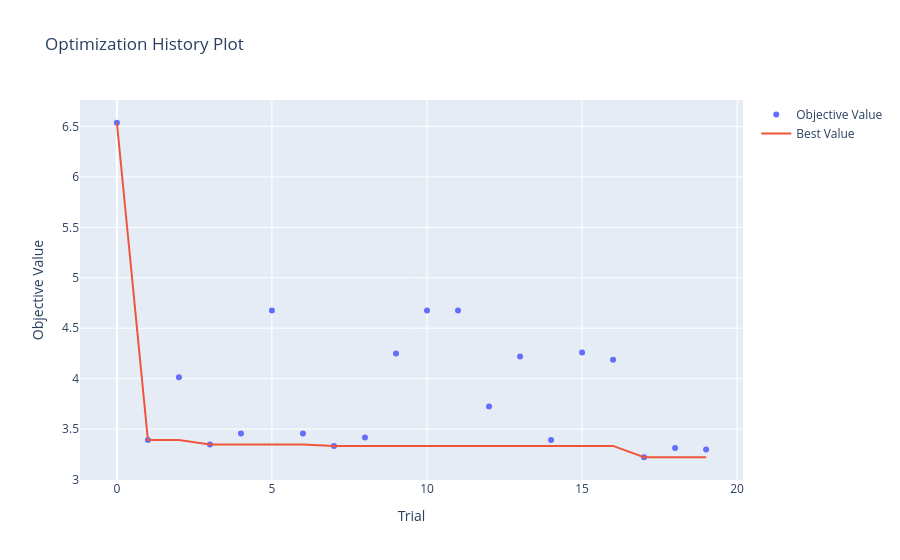

Write notebook code for a chart like this one.
### Code cell
from optuna.visualization import plot_optimization_history
plot_optimization_history(study)

### Figure 1 — Plotly figure (JSON) as saved in the notebook; plotly's stock layout.template omitted (floating-point values rounded to 4 significant figures)
{"data": [{"mode": "markers", "name": "Objective Value", "type": "scatter", "x": [0, 1, 2, 3, 4, 5, 6, 7, 8, 9, 10, 11, 12, 13, 14, 15, 16, 17, 18, 19], "y": [6.536, 3.392, 4.014, 3.347, 3.458, 4.675, 3.456, 3.334, 3.416, 4.249, 4.675, 4.675, 3.724, 4.22, 3.393, 4.26, 4.188, 3.221, 3.313, 3.298]}, {"mode": "lines", "name": "Best Value", "type": "scatter", "x": [0, 1, 2, 3, 4, 5, 6, 7, 8, 9, 10, 11, 12, 13, 14, 15, 16, 17, 18, 19], "y": [6.536, 3.392, 3.392, 3.347, 3.347, 3.347, 3.347, 3.334, 3.334, 3.334, 3.334, 3.334, 3.334, 3.334, 3.334, 3.334, 3.334, 3.221, 3.221, 3.221]}, {"marker": {"color": "#cccccc"}, "mode": "markers", "name": "Infeasible Trial", "showlegend": false, "type": "scatter", "x": [], "y": []}], "layout": {"title": {"text": "Optimization History Plot"}, "xaxis": {"title": {"text": "Trial"}}, "yaxis": {"title": {"text": "Objective Value"}}}}
